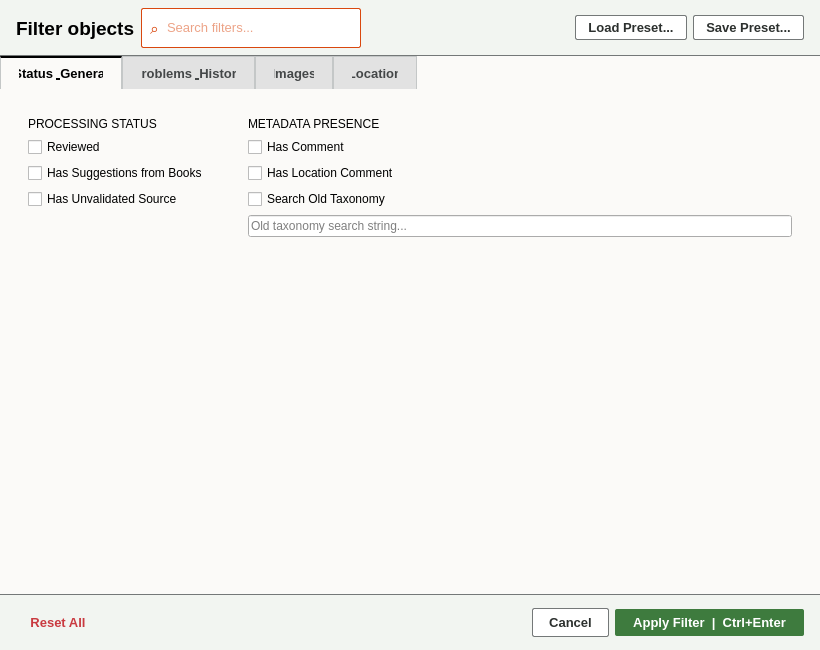
<?xml version="1.0" encoding="UTF-8"?>
<ui version="4.0">
 <class>FilterDialog</class>
 <widget class="QDialog" name="FilterDialog">
  <property name="geometry">
   <rect>
    <x>0</x>
    <y>0</y>
    <width>820</width>
    <height>650</height>
   </rect>
  </property>
  <property name="minimumSize">
   <size>
    <width>720</width>
    <height>550</height>
   </size>
  </property>
  <property name="windowTitle">
   <string>Filter objects</string>
  </property>
  <property name="styleSheet">
   <string notr="true">QDialog#FilterDialog {
    background-color: #fbfaf8;
    color: #2c302e;
}
QFrame#header_frame {
    background-color: #f2f5f1;
    border-bottom: 1px solid #747878;
}
QLabel#lbl_title {
    color: #000000;
    font-family: &quot;Segoe UI&quot;, &quot;Inter&quot;;
    font-size: 14pt;
    font-weight: bold;
}
QFrame#search_frame {
    background-color: #ffffff;
    border: 1px solid #d9480f;
    border-radius: 2px;
}
QLineEdit#entry_search {
    background-color: transparent;
    color: #d9480f;
    font-family: &quot;JetBrains Mono&quot;, monospace;
    font-size: 10pt;
    border: none;
}
QPushButton#btn_load_preset, QPushButton#btn_save_preset {
    background-color: #ffffff;
    color: #2c302e;
    font-family: &quot;JetBrains Mono&quot;, monospace;
    font-size: 9.5pt;
    font-weight: bold;
    border: 1px solid #747878;
    border-radius: 2px;
    padding: 4px 12px;
}
QPushButton#btn_load_preset:hover, QPushButton#btn_save_preset:hover {
    background-color: #e9ece5;
}
QTabWidget::pane {
    background-color: #fbfaf8;
    border: none;
}
QTabBar::tab {
    background-color: #e2e2e2;
    color: #444748;
    font-family: &quot;JetBrains Mono&quot;, monospace;
    font-size: 9.5pt;
    font-weight: bold;
    padding: 8px 18px;
    border: 1px solid #c4c7c7;
    border-bottom: none;
}
QTabBar::tab:selected {
    background-color: #fbfaf8;
    color: #000000;
    border-top: 2px solid #000000;
    border-bottom: 1px solid #fbfaf8;
}
QFrame[class="filter-group"] {
    background-color: #ffffff;
    border: 1px solid #c4c7c7;
    border-radius: 2px;
}
QLabel[class="filter-group-title"] {
    color: #444748;
    font-family: &quot;JetBrains Mono&quot;, monospace;
    font-size: 9pt;
    font-weight: bold;
    padding-bottom: 4px;
}
QFrame#footer_frame {
    background-color: #f2f5f1;
    border-top: 1px solid #747878;
}
QPushButton#btn_reset_all {
    background-color: transparent;
    color: #c93a40;
    font-family: &quot;JetBrains Mono&quot;, monospace;
    font-size: 9.5pt;
    font-weight: bold;
    border: none;
    padding: 6px 14px;
}
QPushButton#btn_reset_all:hover {
    background-color: #faeaeb;
}
QPushButton#btn_cancel {
    background-color: #ffffff;
    color: #2c302e;
    font-family: &quot;JetBrains Mono&quot;, monospace;
    font-size: 9.5pt;
    font-weight: bold;
    border: 1px solid #747878;
    border-radius: 2px;
    padding: 6px 16px;
}
QPushButton#btn_cancel:hover {
    background-color: #e9ece5;
}
QPushButton#btn_apply {
    background-color: #3e7b3e;
    color: #ffffff;
    font-family: &quot;JetBrains Mono&quot;, monospace;
    font-size: 9.5pt;
    font-weight: bold;
    border: none;
    border-radius: 2px;
    padding: 6px 18px;
}
QPushButton#btn_apply:hover {
    background-color: #2e6536;
}</string>
  </property>
  <layout class="QVBoxLayout" name="root_vlayout">
   <property name="spacing">
    <number>0</number>
   </property>
   <property name="leftMargin">
    <number>0</number>
   </property>
   <property name="topMargin">
    <number>0</number>
   </property>
   <property name="rightMargin">
    <number>0</number>
   </property>
   <property name="bottomMargin">
    <number>0</number>
   </property>
   <item>
    <widget class="QFrame" name="header_frame">
     <property name="minimumSize">
      <size>
       <width>0</width>
       <height>56</height>
      </size>
     </property>
     <property name="maximumSize">
      <size>
       <width>16777215</width>
       <height>56</height>
      </size>
     </property>
     <property name="frameShape">
      <enum>QFrame::NoFrame</enum>
     </property>
     <layout class="QHBoxLayout" name="header_hlayout">
      <property name="leftMargin">
       <number>16</number>
      </property>
      <property name="topMargin">
       <number>8</number>
      </property>
      <property name="rightMargin">
       <number>16</number>
      </property>
      <property name="bottomMargin">
       <number>8</number>
      </property>
      <item>
       <widget class="QLabel" name="lbl_title">
        <property name="text">
         <string>Filter objects</string>
        </property>
       </widget>
      </item>
      <item>
       <widget class="QFrame" name="search_frame">
        <property name="minimumSize">
         <size>
          <width>220</width>
          <height>32</height>
         </size>
        </property>
        <property name="frameShape">
         <enum>QFrame::NoFrame</enum>
        </property>
        <layout class="QHBoxLayout" name="search_frame_layout">
         <property name="leftMargin">
          <number>8</number>
         </property>
         <property name="topMargin">
          <number>2</number>
         </property>
         <property name="rightMargin">
          <number>8</number>
         </property>
         <property name="bottomMargin">
          <number>2</number>
         </property>
         <item>
          <widget class="QLabel" name="lbl_search_icon">
           <property name="styleSheet">
            <string notr="true">color: #d9480f; font-size: 12pt;</string>
           </property>
           <property name="text">
            <string>⌕</string>
           </property>
          </widget>
         </item>
         <item>
          <widget class="QLineEdit" name="entry_search">
           <property name="placeholderText">
            <string>Search filters...</string>
           </property>
          </widget>
         </item>
        </layout>
       </widget>
      </item>
      <item>
       <spacer name="header_spacer">
        <property name="orientation">
         <enum>Qt::Horizontal</enum>
        </property>
        <property name="sizeHint" stdset="0">
         <size>
          <width>40</width>
          <height>20</height>
         </size>
        </property>
       </spacer>
      </item>
      <item>
       <widget class="QPushButton" name="btn_load_preset">
        <property name="cursor">
         <cursorShape>PointingHandCursor</cursorShape>
        </property>
        <property name="text">
         <string>Load Preset...</string>
        </property>
       </widget>
      </item>
      <item>
       <widget class="QPushButton" name="btn_save_preset">
        <property name="cursor">
         <cursorShape>PointingHandCursor</cursorShape>
        </property>
        <property name="text">
         <string>Save Preset...</string>
        </property>
       </widget>
      </item>
     </layout>
    </widget>
   </item>
   <item>
    <widget class="QTabWidget" name="tab_widget">
     <property name="currentIndex">
      <number>0</number>
     </property>
     <widget class="QWidget" name="tab_status">
      <attribute name="title">
       <string>Status &amp; General</string>
      </attribute>
      <layout class="QHBoxLayout" name="status_hlayout">
       <property name="spacing">
        <number>16</number>
       </property>
       <property name="leftMargin">
        <number>16</number>
       </property>
       <property name="topMargin">
        <number>16</number>
       </property>
       <property name="rightMargin">
        <number>16</number>
       </property>
       <property name="bottomMargin">
        <number>16</number>
       </property>
       <item>
        <widget class="QFrame" name="group_proc_status">
         <property name="class" stdset="0">
          <string>filter-group</string>
         </property>
         <layout class="QVBoxLayout" name="proc_vlayout">
          <property name="leftMargin">
           <number>12</number>
          </property>
          <property name="topMargin">
           <number>12</number>
          </property>
          <property name="rightMargin">
           <number>12</number>
          </property>
          <property name="bottomMargin">
           <number>12</number>
          </property>
          <item>
           <widget class="QLabel" name="title_proc_status">
            <property name="text">
             <string>PROCESSING STATUS</string>
            </property>
            <property name="class" stdset="0">
             <string>filter-group-title</string>
            </property>
           </widget>
          </item>
          <item>
           <widget class="QCheckBox" name="chk_reviewed">
            <property name="tristate">
            <bool>true</bool>
           </property>
           <property name="cursor">
             <cursorShape>PointingHandCursor</cursorShape>
            </property>
            <property name="text">
             <string>Reviewed</string>
            </property>
           </widget>
          </item>
          <item>
           <widget class="QCheckBox" name="chk_has_history">
            <property name="tristate">
            <bool>true</bool>
           </property>
           <property name="cursor">
             <cursorShape>PointingHandCursor</cursorShape>
            </property>
            <property name="text">
             <string>Has Suggestions from Books</string>
            </property>
           </widget>
          </item>
          <item>
           <widget class="QCheckBox" name="chk_has_unvalidated">
            <property name="tristate">
            <bool>true</bool>
           </property>
           <property name="cursor">
             <cursorShape>PointingHandCursor</cursorShape>
            </property>
            <property name="text">
             <string>Has Unvalidated Source</string>
            </property>
           </widget>
          </item>
          <item>
           <spacer name="proc_spacer">
            <property name="orientation">
             <enum>Qt::Vertical</enum>
            </property>
            <property name="sizeHint" stdset="0">
             <size>
              <width>20</width>
              <height>40</height>
             </size>
            </property>
           </spacer>
          </item>
         </layout>
        </widget>
       </item>
       <item>
        <widget class="QFrame" name="group_meta_pres">
         <property name="class" stdset="0">
          <string>filter-group</string>
         </property>
         <layout class="QVBoxLayout" name="meta_vlayout">
          <property name="leftMargin">
           <number>12</number>
          </property>
          <property name="topMargin">
           <number>12</number>
          </property>
          <property name="rightMargin">
           <number>12</number>
          </property>
          <property name="bottomMargin">
           <number>12</number>
          </property>
          <item>
           <widget class="QLabel" name="title_meta_pres">
            <property name="text">
             <string>METADATA PRESENCE</string>
            </property>
            <property name="class" stdset="0">
             <string>filter-group-title</string>
            </property>
           </widget>
          </item>
          <item>
           <widget class="QCheckBox" name="chk_has_comment">
            <property name="tristate">
            <bool>true</bool>
           </property>
           <property name="cursor">
             <cursorShape>PointingHandCursor</cursorShape>
            </property>
            <property name="text">
             <string>Has Comment</string>
            </property>
           </widget>
          </item>
          <item>
           <widget class="QCheckBox" name="chk_has_location_comment">
            <property name="tristate">
            <bool>true</bool>
           </property>
           <property name="cursor">
             <cursorShape>PointingHandCursor</cursorShape>
            </property>
            <property name="text">
             <string>Has Location Comment</string>
            </property>
           </widget>
          </item>
          <item>
           <widget class="QCheckBox" name="chk_search_old_taxonomy">
            <property name="tristate">
            <bool>true</bool>
           </property>
           <property name="cursor">
             <cursorShape>PointingHandCursor</cursorShape>
            </property>
            <property name="text">
             <string>Search Old Taxonomy</string>
            </property>
           </widget>
          </item>
          <item>
           <widget class="QLineEdit" name="entry_old_taxonomy">
            <property name="placeholderText">
             <string>Old taxonomy search string...</string>
            </property>
           </widget>
          </item>
          <item>
           <spacer name="meta_spacer">
            <property name="orientation">
             <enum>Qt::Vertical</enum>
            </property>
            <property name="sizeHint" stdset="0">
             <size>
              <width>20</width>
              <height>40</height>
             </size>
            </property>
           </spacer>
          </item>
         </layout>
        </widget>
       </item>
      </layout>
     </widget>
     <widget class="QWidget" name="tab_problems">
      <attribute name="title">
       <string>Problems &amp; History</string>
      </attribute>
      <layout class="QVBoxLayout" name="probs_vlayout">
       <property name="leftMargin">
        <number>16</number>
       </property>
       <property name="topMargin">
        <number>16</number>
       </property>
       <property name="rightMargin">
        <number>16</number>
       </property>
       <property name="bottomMargin">
        <number>16</number>
       </property>
       <item>
        <widget class="QScrollArea" name="scroll_probs">
         <property name="widgetResizable">
          <bool>true</bool>
         </property>
         <property name="frameShape">
          <enum>QFrame::NoFrame</enum>
         </property>
         <widget class="QWidget" name="scroll_probs_contents">
          <property name="geometry">
           <rect>
            <x>0</x>
            <y>0</y>
            <width>788</width>
            <height>500</height>
           </rect>
          </property>
          <layout class="QVBoxLayout" name="probs_inner_layout">
           <property name="spacing">
            <number>12</number>
           </property>
           <item>
            <widget class="QFrame" name="group_tax_problems">
             <property name="class" stdset="0">
              <string>filter-group</string>
             </property>
             <layout class="QVBoxLayout" name="tax_probs_layout">
              <property name="leftMargin">
               <number>12</number>
              </property>
              <property name="topMargin">
               <number>12</number>
              </property>
              <property name="rightMargin">
               <number>12</number>
              </property>
              <property name="bottomMargin">
               <number>12</number>
              </property>
              <item>
               <widget class="QLabel" name="title_tax_problems">
                <property name="text">
                 <string>🧬 TAXONOMY &amp; SCIENTIFIC IDENTITY</string>
                </property>
                <property name="class" stdset="0">
                 <string>filter-group-title</string>
                </property>
               </widget>
              </item>
              <item>
               <widget class="QCheckBox" name="chk_prob_species">
                <property name="tristate">
            <bool>true</bool>
           </property>
           <property name="cursor">
                 <cursorShape>PointingHandCursor</cursorShape>
                </property>
                <property name="text">
                 <string>Species problem</string>
                </property>
               </widget>
              </item>
              <item>
               <widget class="QCheckBox" name="chk_prob_genus">
                <property name="tristate">
            <bool>true</bool>
           </property>
           <property name="cursor">
                 <cursorShape>PointingHandCursor</cursorShape>
                </property>
                <property name="text">
                 <string>Genus problem</string>
                </property>
               </widget>
              </item>
              <item>
               <widget class="QCheckBox" name="chk_prob_family">
                <property name="tristate">
            <bool>true</bool>
           </property>
           <property name="cursor">
                 <cursorShape>PointingHandCursor</cursorShape>
                </property>
                <property name="text">
                 <string>Family problem</string>
                </property>
               </widget>
              </item>
             </layout>
            </widget>
           </item>
           <item>
            <widget class="QFrame" name="group_col_problems">
             <property name="class" stdset="0">
              <string>filter-group</string>
             </property>
             <layout class="QVBoxLayout" name="col_probs_layout">
              <property name="leftMargin">
               <number>12</number>
              </property>
              <property name="topMargin">
               <number>12</number>
              </property>
              <property name="rightMargin">
               <number>12</number>
              </property>
              <property name="bottomMargin">
               <number>12</number>
              </property>
              <item>
               <widget class="QLabel" name="title_col_problems">
                <property name="text">
                 <string>📦 COLLECTION EVENT &amp; PROVENANCE</string>
                </property>
                <property name="class" stdset="0">
                 <string>filter-group-title</string>
                </property>
               </widget>
              </item>
              <item>
               <widget class="QCheckBox" name="chk_prob_collector">
                <property name="tristate">
            <bool>true</bool>
           </property>
           <property name="cursor">
                 <cursorShape>PointingHandCursor</cursorShape>
                </property>
                <property name="text">
                 <string>Collector problem</string>
                </property>
               </widget>
              </item>
              <item>
               <widget class="QCheckBox" name="chk_prob_country">
                <property name="tristate">
            <bool>true</bool>
           </property>
           <property name="cursor">
                 <cursorShape>PointingHandCursor</cursorShape>
                </property>
                <property name="text">
                 <string>Country problem</string>
                </property>
               </widget>
              </item>
             </layout>
            </widget>
           </item>
           <item>
            <widget class="QFrame" name="group_global_probs">
             <property name="class" stdset="0">
              <string>filter-group</string>
             </property>
             <layout class="QVBoxLayout" name="glob_probs_layout">
              <property name="leftMargin">
               <number>12</number>
              </property>
              <property name="topMargin">
               <number>12</number>
              </property>
              <property name="rightMargin">
               <number>12</number>
              </property>
              <property name="bottomMargin">
               <number>12</number>
              </property>
              <item>
               <widget class="QLabel" name="title_global_probs">
                <property name="text">
                 <string>GLOBAL AGGREGATES &amp; ARCHIVAL GAPS</string>
                </property>
                <property name="class" stdset="0">
                 <string>filter-group-title</string>
                </property>
               </widget>
              </item>
              <item>
               <widget class="QCheckBox" name="chk_any_problem">
                <property name="tristate">
            <bool>true</bool>
           </property>
           <property name="cursor">
                 <cursorShape>PointingHandCursor</cursorShape>
                </property>
                <property name="text">
                 <string>Any problem (all error flags)</string>
                </property>
               </widget>
              </item>
              <item>
               <widget class="QCheckBox" name="chk_historical_data">
                <property name="tristate">
            <bool>true</bool>
           </property>
           <property name="cursor">
                 <cursorShape>PointingHandCursor</cursorShape>
                </property>
                <property name="text">
                 <string>Historical Data (Has / No History)</string>
                </property>
               </widget>
              </item>
             </layout>
            </widget>
           </item>
          </layout>
         </widget>
        </widget>
       </item>
      </layout>
     </widget>
     <widget class="QWidget" name="tab_images">
      <attribute name="title">
       <string>Images</string>
      </attribute>
      <layout class="QVBoxLayout" name="imgs_vlayout">
       <property name="leftMargin">
        <number>16</number>
       </property>
       <property name="topMargin">
        <number>16</number>
       </property>
       <property name="rightMargin">
        <number>16</number>
       </property>
       <property name="bottomMargin">
        <number>16</number>
       </property>
       <item>
        <widget class="QFrame" name="group_img_checklist">
         <property name="class" stdset="0">
          <string>filter-group</string>
         </property>
         <layout class="QVBoxLayout" name="img_checklist_layout">
          <property name="leftMargin">
           <number>12</number>
          </property>
          <property name="topMargin">
           <number>12</number>
          </property>
          <property name="rightMargin">
           <number>12</number>
          </property>
          <property name="bottomMargin">
           <number>12</number>
          </property>
          <item>
           <widget class="QLabel" name="title_img_checklist">
            <property name="text">
             <string>IMAGES CHECKLIST</string>
            </property>
            <property name="class" stdset="0">
             <string>filter-group-title</string>
            </property>
           </widget>
          </item>
          <item>
           <widget class="QCheckBox" name="chk_has_images">
            <property name="tristate">
            <bool>true</bool>
           </property>
           <property name="cursor">
             <cursorShape>PointingHandCursor</cursorShape>
            </property>
            <property name="text">
             <string>Has Images</string>
            </property>
           </widget>
          </item>
          <item>
           <widget class="QCheckBox" name="chk_prob_image">
            <property name="tristate">
            <bool>true</bool>
           </property>
           <property name="cursor">
             <cursorShape>PointingHandCursor</cursorShape>
            </property>
            <property name="text">
             <string>Image Problem</string>
            </property>
           </widget>
          </item>
          <item>
           <spacer name="img_spacer">
            <property name="orientation">
             <enum>Qt::Vertical</enum>
            </property>
            <property name="sizeHint" stdset="0">
             <size>
              <width>20</width>
              <height>40</height>
             </size>
            </property>
           </spacer>
          </item>
         </layout>
        </widget>
       </item>
      </layout>
     </widget>
     <widget class="QWidget" name="tab_location">
      <attribute name="title">
       <string>Location</string>
      </attribute>
      <layout class="QVBoxLayout" name="loc_vlayout">
       <property name="leftMargin">
        <number>16</number>
       </property>
       <property name="topMargin">
        <number>16</number>
       </property>
       <property name="rightMargin">
        <number>16</number>
       </property>
       <property name="bottomMargin">
        <number>16</number>
       </property>
       <item>
        <widget class="QFrame" name="group_location_fields">
         <property name="class" stdset="0">
          <string>filter-group</string>
         </property>
         <layout class="QGridLayout" name="loc_grid_layout">
          <property name="horizontalSpacing">
           <number>12</number>
          </property>
          <property name="verticalSpacing">
           <number>8</number>
          </property>
          <property name="leftMargin">
           <number>12</number>
          </property>
          <property name="topMargin">
           <number>12</number>
          </property>
          <property name="rightMargin">
           <number>12</number>
          </property>
          <property name="bottomMargin">
           <number>12</number>
          </property>
          <item row="0" column="0" colspan="2">
           <widget class="QLabel" name="title_loc_fields">
            <property name="text">
             <string>LOCATION FIELDS</string>
            </property>
            <property name="class" stdset="0">
             <string>filter-group-title</string>
            </property>
           </widget>
          </item>
          <item row="1" column="0">
           <widget class="QLabel" name="lbl_loc_stored_as">
            <property name="text">
             <string>Stored as:</string>
            </property>
           </widget>
          </item>
          <item row="1" column="1">
           <widget class="QComboBox" name="combo_loc_stored_as">
            <property name="cursor">
             <cursorShape>PointingHandCursor</cursorShape>
            </property>
            <item>
             <property name="text">
              <string/>
             </property>
            </item>
            <item>
             <property name="text">
              <string>Mounted on wooden platform</string>
             </property>
            </item>
            <item>
             <property name="text">
              <string>Petridish</string>
             </property>
            </item>
            <item>
             <property name="text">
              <string>in plastic box</string>
             </property>
            </item>
            <item>
             <property name="text">
              <string>in paper box</string>
             </property>
            </item>
            <item>
             <property name="text">
              <string>Free standing</string>
             </property>
            </item>
           </widget>
          </item>
          <item row="2" column="0">
           <widget class="QLabel" name="lbl_loc_building">
            <property name="text">
             <string>Building:</string>
            </property>
           </widget>
          </item>
          <item row="2" column="1">
           <widget class="QLineEdit" name="entry_loc_building"/>
          </item>
          <item row="3" column="0">
           <widget class="QLabel" name="lbl_loc_room">
            <property name="text">
             <string>Room:</string>
            </property>
           </widget>
          </item>
          <item row="3" column="1">
           <widget class="QLineEdit" name="entry_loc_room"/>
          </item>
          <item row="4" column="0">
           <widget class="QLabel" name="lbl_loc_cabinet">
            <property name="text">
             <string>Cabinet:</string>
            </property>
           </widget>
          </item>
          <item row="4" column="1">
           <widget class="QLineEdit" name="entry_loc_cabinet"/>
          </item>
         </layout>
        </widget>
       </item>
       <item>
        <spacer name="loc_spacer">
         <property name="orientation">
          <enum>Qt::Vertical</enum>
         </property>
         <property name="sizeHint" stdset="0">
          <size>
           <width>20</width>
           <height>40</height>
          </size>
         </property>
        </spacer>
       </item>
      </layout>
     </widget>
    </widget>
   </item>
   <item>
    <widget class="QFrame" name="footer_frame">
     <property name="minimumSize">
      <size>
       <width>0</width>
       <height>56</height>
      </size>
     </property>
     <property name="maximumSize">
      <size>
       <width>16777215</width>
       <height>56</height>
      </size>
     </property>
     <property name="frameShape">
      <enum>QFrame::NoFrame</enum>
     </property>
     <layout class="QHBoxLayout" name="footer_hlayout">
      <property name="leftMargin">
       <number>16</number>
      </property>
      <property name="topMargin">
       <number>8</number>
      </property>
      <property name="rightMargin">
       <number>16</number>
      </property>
      <property name="bottomMargin">
       <number>8</number>
      </property>
      <item>
       <widget class="QPushButton" name="btn_reset_all">
        <property name="cursor">
         <cursorShape>PointingHandCursor</cursorShape>
        </property>
        <property name="text">
         <string>Reset All</string>
        </property>
       </widget>
      </item>
      <item>
       <spacer name="footer_spacer">
        <property name="orientation">
         <enum>Qt::Horizontal</enum>
        </property>
        <property name="sizeHint" stdset="0">
         <size>
          <width>40</width>
          <height>20</height>
         </size>
        </property>
       </spacer>
      </item>
      <item>
       <widget class="QPushButton" name="btn_cancel">
        <property name="cursor">
         <cursorShape>PointingHandCursor</cursorShape>
        </property>
        <property name="text">
         <string>Cancel</string>
        </property>
       </widget>
      </item>
      <item>
       <widget class="QPushButton" name="btn_apply">
        <property name="cursor">
         <cursorShape>PointingHandCursor</cursorShape>
        </property>
        <property name="text">
         <string>Apply Filter  |  Ctrl+Enter</string>
        </property>
       </widget>
      </item>
     </layout>
    </widget>
   </item>
  </layout>
 </widget>
 <resources/>
 <connections/>
</ui>
